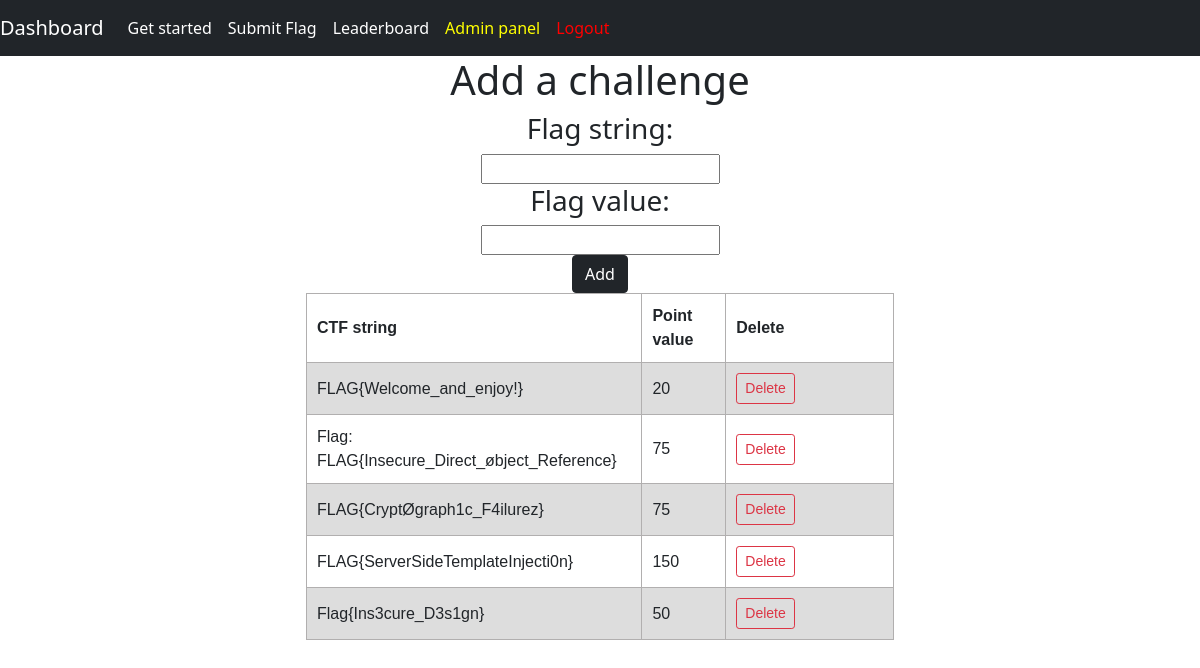
The page /admin (signed in) on the database its author committed.
### app.py (models this page shows)
class Challenges(db.Model):
    id = Column(Integer, primary_key=True, unique=True, nullable=False)
    ctf_string = Column(String(40), nullable=False, unique=True)
    ctf_weight = Column(Integer, nullable=False)
    relationship = relationship('User_challenge')

### app.py (the view)
@app.route("/admin", methods=['GET', 'POST'])
@login_required
def admin():
    query = db.session.query(Challenges).all()
    form = AddChallengeForm()
    if current_user.role == 0:
        return redirect(url_for('dashboard'))
    elif current_user.role == 1:
        if form.validate_on_submit():
            try:
                add_challenge = Challenges(ctf_string=form.ctf_string.data, ctf_weight=form.ctf_weight.data)
                db.session.add(add_challenge)
                db.session.commit()
                flash("Successfully added a challenge")
                return redirect("admin")
            except:
                flash("Challenge already exist")
                return redirect(url_for('admin'))
    return render_template('admin.html', form=form, query=query)

### app.py
class AddChallengeForm(FlaskForm):
    ctf_string = StringField(validators=[InputRequired()])
    ctf_weight = IntegerField(validators=[InputRequired()])
    submit = SubmitField("Add")

### app.py (called while the page is built)
@login_manager.user_loader
def load_user(user_id):
    if user_id is not None:
        return User.query.get(int(user_id))
    else:
        return None

### templates/admin.html (shortened to what this page needs)
{% extends 'base.html' %}
{% block head %}
<link href="static/admin.css" rel="stylesheet" type="text/css">
{% endblock %}
{% block body %}
<div class="row">
    <center>
    <div class="col-md-6">
        <h1>Add a challenge</h1>
    <form method="POST" action="/admin">
        <div><h3>Flag string:</h3>
        {{ form.ctf_string }} </div>
        <div><h3>Flag value:</h3>
        {{ form.ctf_weight }} </div>
        {{ form.submit(class="btn btn-dark") }}
    </center>
</div>
<div class="container-fluid">
    <div class="row">
        <center>
        <div class="table-responsive col-md-6">
            <table style="width: 100%;">
            <tr>
                <th>CTF string</th>
                <th>Point value</th>
                <th>Delete</th>
            </tr>
            {% for x in query %}
            <tr>
                <td>{{ x.ctf_string }}</td>
                <td>{{ x.ctf_weight }}</td>
                <td><a href="/delete/{{ x.id }}" class="btn btn-outline-danger btn-sm">Delete</a></td>
            </tr>
            {% endfor %}
            </table>
            </center
        </div>
    </div>
</div>
{% endblock %}

### templates/base.html (shortened to what this page needs)
<!DOCTYPE html>
<html lang="en">
<head>
    <link href="https://cdn.jsdelivr.net/npm/bootstrap@5.1.3/dist/css/bootstrap.min.css" rel="stylesheet">
    {% include 'navbar.html' %}
    {% block head %}
    {% endblock %}
</head>
<body>
    {% block body %}
    {% endblock %}
</body>
</html>

### templates/navbar.html
<nav class="navbar navbar-expand-lg navbar-dark bg-dark">
    <a class "navbar-brand" href="#">
    <a class="navbar-brand" style="color:rgb(255, 255, 255)"; href="{{ url_for('dashboard') }}">Dashboard</a>
    <div class="collapse navbar-collapse" id="navbarNavDropdown">
      <ul class="navbar-nav">
        <li class="nav-item active">
          <a class="nav-link"  style="color:rgb(255, 255, 255)"; href="{{ url_for('index') }}">Get started</a>
        </li>
        <li class="nav-item">
          <a class="nav-link" style="color:rgb(255, 255, 255)"; href="{{ url_for('challenges') }}">Submit Flag</a>
        </li>
        <li class="nav-item">
          <a class="nav-link" style="color:rgb(255, 255, 255)"; href="{{ url_for('leaderboard') }}">Leaderboard</a>
        </li>
        {% if current_user.role == 1 %}
        <li class="nav-item">
          <a class="nav-link" style="color:rgb(255, 255, 0)"; href="{{ url_for('admin') }}">Admin panel</a>
        </li>
        {% endif %}
        <li class="nav-item">
            {% if current_user.is_authenticated  == true %}
            <a class="nav-link" style="color:rgb(255, 0, 0)"; href="{{ url_for('logout') }}">Logout </a>
            {% else %}
            <a class="nav-link" style="color:rgb(0, 255, 0)"; href="{{ url_for('login') }}">Login </a>
            {% endif %}
        </li>
      </ul>
    </div>
  </nav>

### static/admin.css (style rules this page uses)
table { font-family: Arial, Helvetica, sans-serif; border:1px solid rgb(158, 158, 158); border-collapse:collapse; width: 100%; table-layout:fixed; margin-right: 0px; margin-left: auto; }
td, th { border: 1px solid #b1afaf; text-align: left; padding: 10px; }
tr:nth-child(even) { background-color: #dddddd; }
th:first-child { width: 40%; }
th:nth-child(2) { width: 10%; }
th:last-child { width: 20%; }

### rows shown on the page
Challenges: ctf_string "FLAG{Welcome_and_enjoy!}", ctf_weight "20"
Challenges: ctf_string "Flag: FLAG{Insecure_Direct_øbject_Reference}", ctf_weight "75"
Challenges: ctf_string "FLAG{CryptØgraph1c_F4ilurez}", ctf_weight "75"
Challenges: ctf_string "FLAG{ServerSideTemplateInjecti0n}", ctf_weight "150"
Challenges: ctf_string "Flag{Ins3cure_D3s1gn}", ctf_weight "50"
